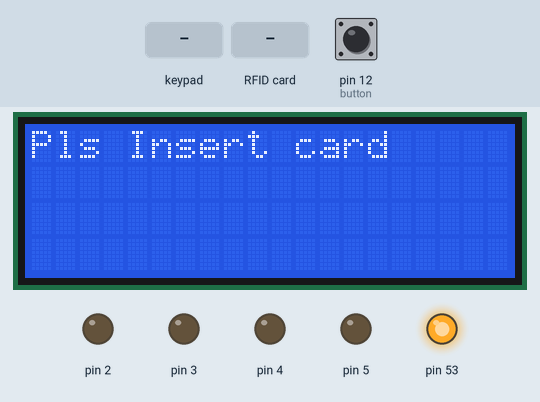
This sketch was run on a simulated Arduino Mega 2560, built with avr-gcc and run on an emulated ATmega2560. On the bench: 20×4 character LCD, output pins drawn as LEDs (lit = HIGH). The test bench sets the inputs (shaded band); at power-on: pin 12 (button) LOW. What the sketch prints to the serial monitor is not drawn.

Above: at 1.3 s.
1.4 s: key '1' pressed
At 2.7 s:
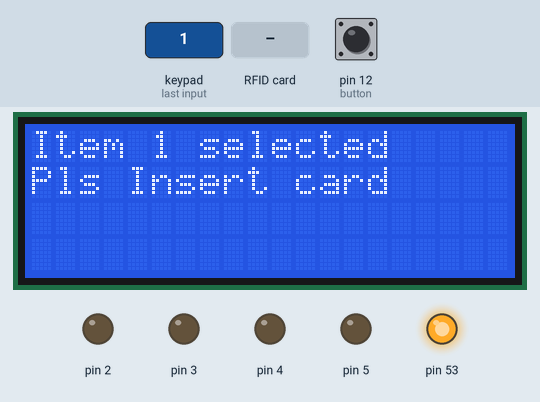
3.0 s: RFID card F0 BB 19 19 held to the reader
At 4.1 s:
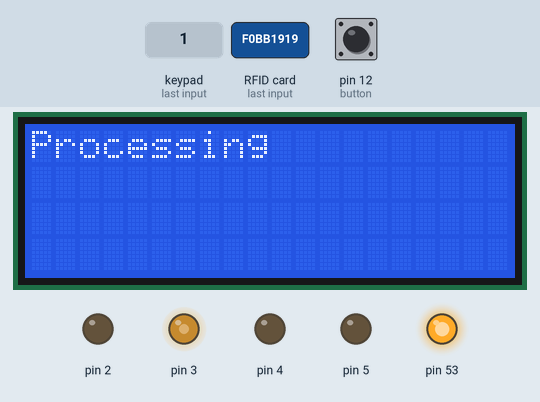
6.0 s: keypad keys 2 2 2 3 2 4 2 5 pressed 0.4 s apart
At 8.8 s:
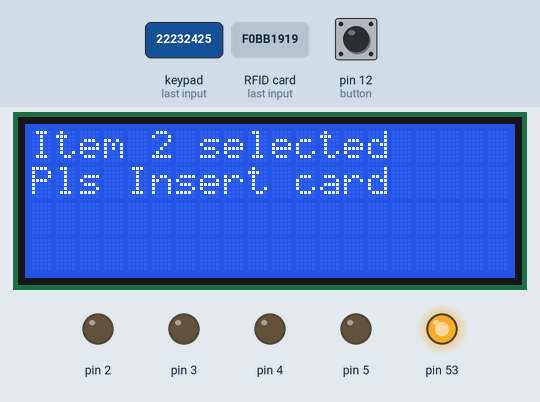
10.7 s: RFID card 5E 7A 19 C4 held to the reader
At 11.9 s:
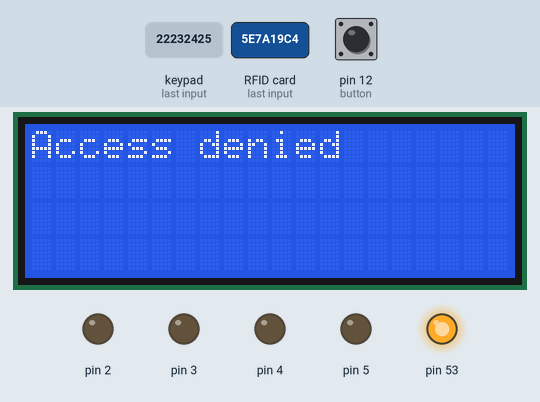
12.2 s: RFID card F0 BB 19 19 held to the reader
At 13.2 s:
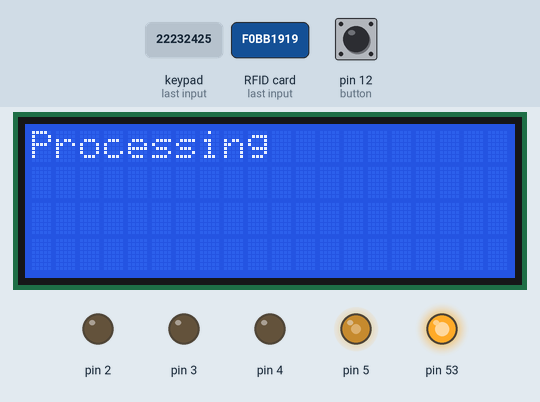
Timing chart, 0 to 15.2 s (numbered marks = the images above; inputs shaded):
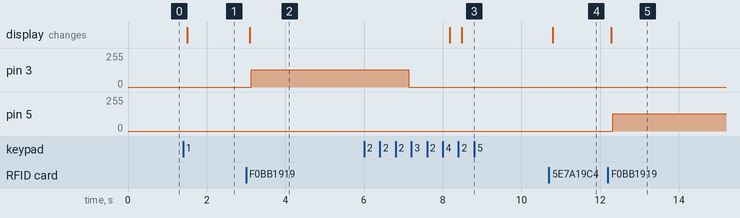

Measured:
- after the input at 1.4 s, the display: changes after 0.10 s (image 1)
- after the input at 3.0 s, pin 3: 0/255 → 128/255 after 0.13 s; the display: changes after 0.09 s (image 2)
- after the input at 6.0 s, the display: first differs from a run without the input after 2.5 s (image 3)
- after the input at 10.7 s, the display: changes after 0.10 s (image 4)
- after the input at 12.2 s, pin 5: 0/255 → 128/255 after 0.13 s; the display: changes after 0.09 s (image 5)

The sketch:

Arduino_Vending_Machine-with-RFID.ino
```cpp
// Define pin connections & motor's steps per revolution
#include <SPI.h>
#include <MFRC522.h>

//RFID
#define SS_PIN 49
#define RST_PIN 48
MFRC522 mfrc522(SS_PIN, RST_PIN);   // Create MFRC522 instance.

//LCD define
#include <Wire.h>
#include <LiquidCrystal_I2C.h>

LiquidCrystal_I2C lcd(0x27, 20, 4);

//Keypad define
#include <Keypad.h>

const byte ROWS = 4; //four rows
const byte COLS = 4; //four columns
//define the cymbols on the buttons of the keypads
char hexaKeys[ROWS][COLS] = {
  {'1', '2', '3', 'A'},
  {'4', '5', '6', 'B'},
  {'7', '8', '9', 'C'},
  {'*', '0', '#', 'D'}
};
byte rowPins[ROWS] = {22, 23, 24, 25}; //connect to the row pinouts of the keypad
byte colPins[COLS] = {26, 27, 28, 29}; //connect to the column pinouts of the keypad

//initialize an instance of class NewKeypad
Keypad customKeypad = Keypad( makeKeymap(hexaKeys), rowPins, colPins, ROWS, COLS);

bool cardStatu;
#define button 12
int buttonStatu = 0;

void setup()
{
  lcd.init();               // initialize the lcd
  lcd.init();
  lcd.backlight();
  lcd.setCursor(0, 0);
  lcd.print("Pls Insert card");

  Serial.begin(9600);   // Initiate a serial communication
  SPI.begin();          // Initiate  SPI bus
  mfrc522.PCD_Init();   // Initiate MFRC522
  Serial.println("Approximate your card to the reader...");
  Serial.println();
}

void loop()
{
  itemSelect('1', 1);
  itemSelect('2', 2);
  itemSelect('3', 3);
  itemSelect('4', 4);
}

// Define pin connections & motor's steps per revolution
void stepperMotorRun(int dirPinMotor, int stepPinMotor, int rotate, bool runDir, int delayTime) {
  const int dirPin = dirPinMotor;
  const int stepPin = stepPinMotor;
  const int stepsPerRevolution = rotate;

  pinMode(stepPin, OUTPUT);
  pinMode(dirPin, OUTPUT);

  // Set motor direction clockwise
  digitalWrite(dirPin, runDir);

  // Spin motor slowly
  for (int x = 0; x < stepsPerRevolution; x++)
  {
    digitalWrite(stepPin, HIGH);
    delayMicroseconds(2000);
    digitalWrite(stepPin, LOW);
    delayMicroseconds(2000);
  }
  delay(delayTime); // Wait a second
}

bool rfidScaning(String cardId, int var) {
  // Look for new cards
  if ( ! mfrc522.PICC_IsNewCardPresent())
  {
    return;
  }
  // Select one of the cards
  if ( ! mfrc522.PICC_ReadCardSerial())
  {
    return;
  }
  //Show UID on serial monitor
  Serial.print("UID tag :");
  String content = "";
  byte letter;

  for (byte i = 0; i < mfrc522.uid.size; i++)
  {
    Serial.print(mfrc522.uid.uidByte[i] < 0x10 ? " 0" : " ");
    Serial.print(mfrc522.uid.uidByte[i], HEX);
    content.concat(String(mfrc522.uid.uidByte[i] < 0x10 ? " 0" : " "));
    content.concat(String(mfrc522.uid.uidByte[i], HEX));
  }
  Serial.println();
  Serial.print("Message : ");
  content.toUpperCase();

  if (content.substring(1) == cardId) //"00 4C 3C 1A" change here the UID of the card/cards that you want to give access
  {
    //lcd print
    Serial.println("Authorized access");
    lcd.init();
    lcd.setCursor(0, 0);
    lcd.print("Processing");
    switch (var) {
      case 1:
        motorLift(false);
        stepperMotorRun(2, 3, 1000, false, 1000);
        motorLift(true);
        break;
      case 2:
        stepperMotorRun(4, 5, 1000, false, 1000);
        break;
      case 3:
        stepperMotorRun(6, 7, 1000, false, 1000);
        break;
      case 4:
        stepperMotorRun(8, 9, 1000, false, 1000);
        break;
    }
    cardStatu = true;
  }

  else   {
    //lcd print
    Serial.println(" Access denied");
    lcd.init();
    lcd.setCursor(0, 0);
    lcd.print("Access denied");
    cardStatu = false;
  }
}

void itemSelect(char var, int num) {
  char customKey = customKeypad.getKey();
  cardStatu = false;
  if (customKey == var) {
    Serial.println("Insert card to the reader...");
    lcd.init();
    lcd.setCursor(0, 0);
    lcd.print("Item   selected");
    lcd.setCursor(5, 0);
    lcd.print(num);
    lcd.setCursor(0, 1);
    lcd.print("Pls Insert card");
    while (cardStatu == false) {
      rfidScaning("F0 BB 19 19", num);
    }
    Serial.println("Break");
    lcd.init();
    lcd.setCursor(0, 0);
    lcd.print("Pls Select Item");
  }
}

void motorLift(bool condition) {
  while (true) {
    buttonStatu = digitalRead(button);
    if (buttonStatu == LOW) {
      break;
    }
    stepperMotorRun(10, 11, 10, condition, 0);
  }
  Serial.println("Escape");
}
```
